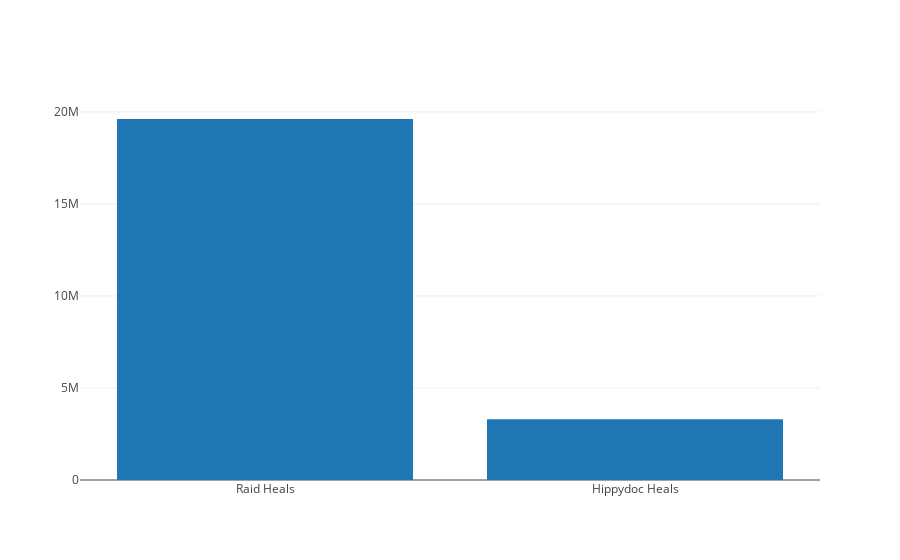

The code cell stored with this chart in its notebook:
### Markdown cell above
I wanted to see how much I contributed to healing compared to my teammates. Above we can see that I accounted for about 81% of the HoT healing.

### Code cell
hippy_heal_total =  Hippydoc_Spell_heal.spell_damage.sum()
data = [go.Bar(
            x=['Raid Heals', 'Hippydoc Heals'],
            y=[heal_total, hippy_heal_total]
    )]

iplot(data, filename='heal-hippy-bar')

### Figure 1 — Plotly figure (JSON) as saved in the notebook; plotly's stock layout.template omitted (floating-point values rounded to 4 significant figures)
{"data": [{"type": "bar", "uid": "06d8ea48-f68a-11e8-96c6-086266568bd8", "x": ["Raid Heals", "Hippydoc Heals"], "y": [19614900, 3294210]}], "layout": {}}
